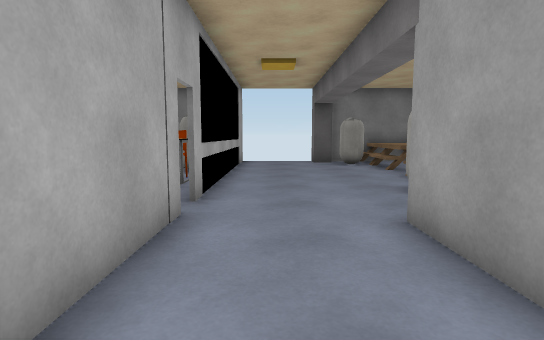
view 1 (above)

14 first-person views from a walk through a 3-D level made in the Unity game engine. The camera is 1.2 m above the floor, tilts 6° down and sees 80° across. The floor is counted in squares, 1 m on a side. Each view is taken from the middle of a square. On the plan, view 1 faces up. The plan holds only what a view shows up to about 14 squares ahead; the rest is blank. The place goes on beyond the plan. The player character is not drawn. Some surface patterns are stand-ins.

view 2
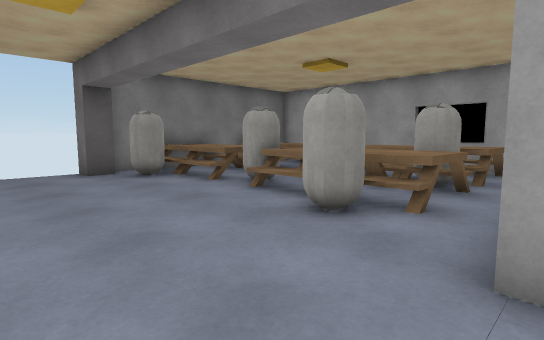

view 3
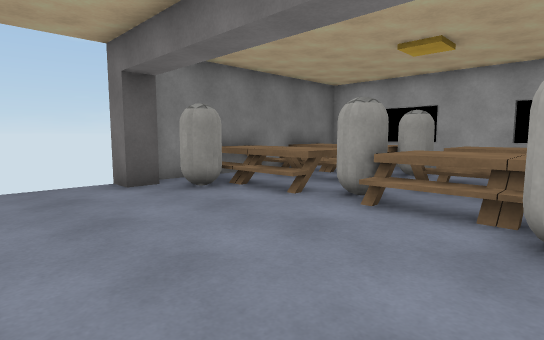

view 4
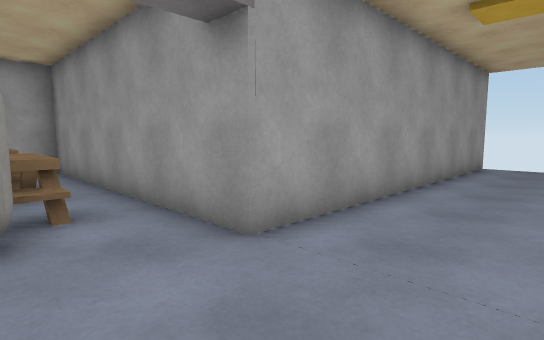

view 5
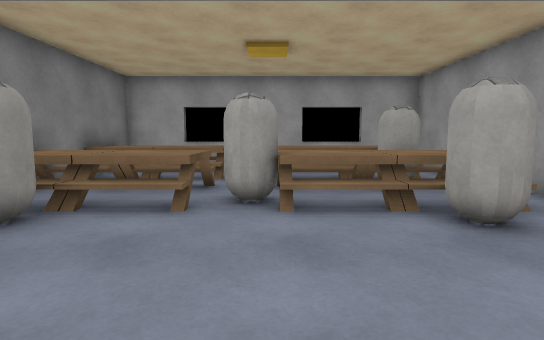

view 6
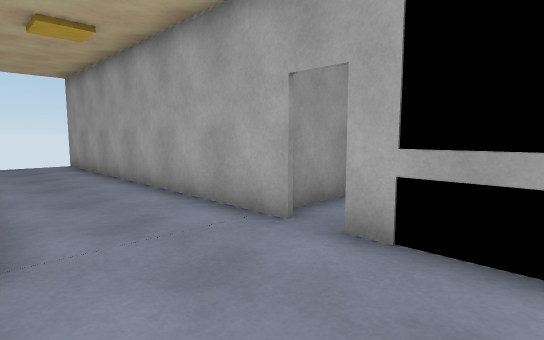

view 7
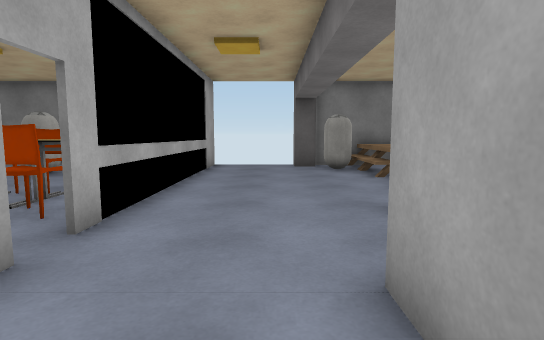

view 8
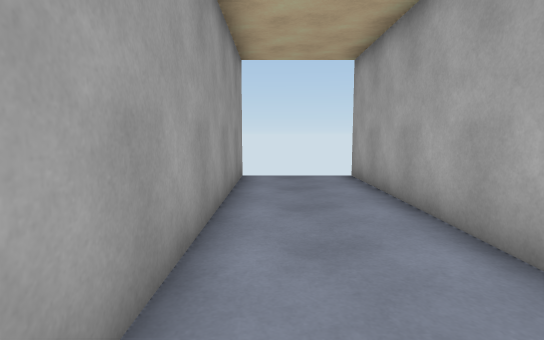

view 9
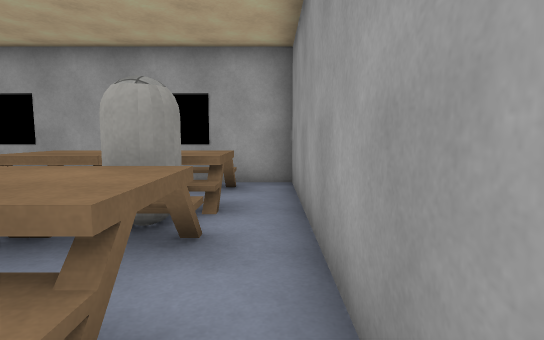

view 10
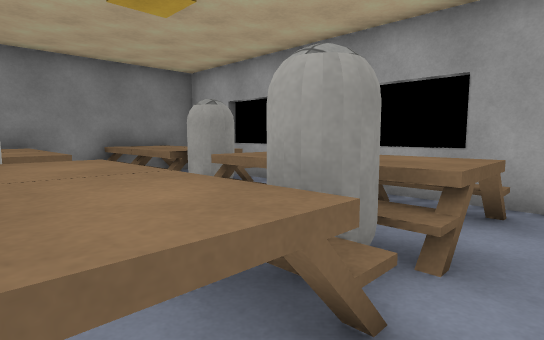

view 11
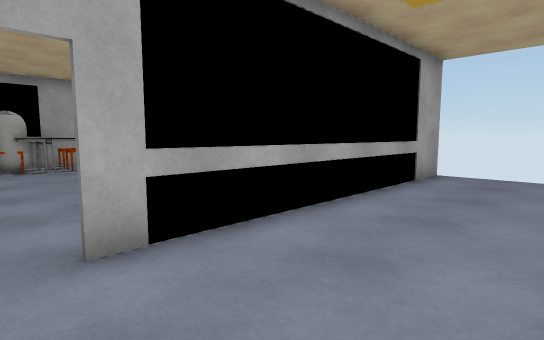

view 12
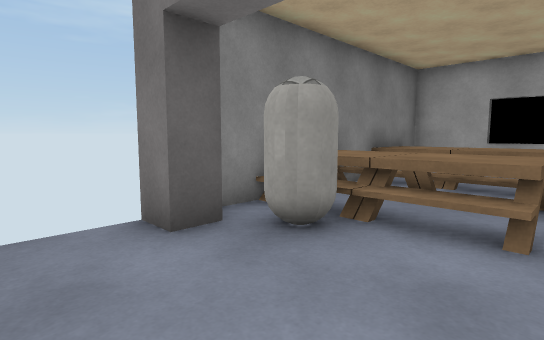

view 13
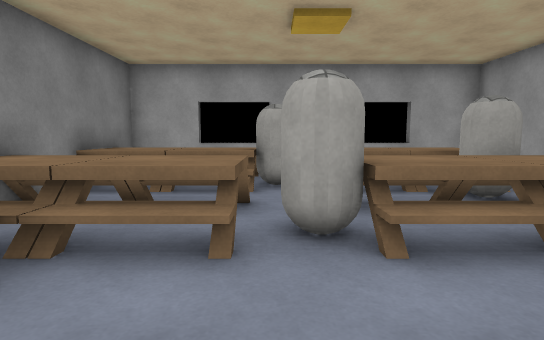

view 14
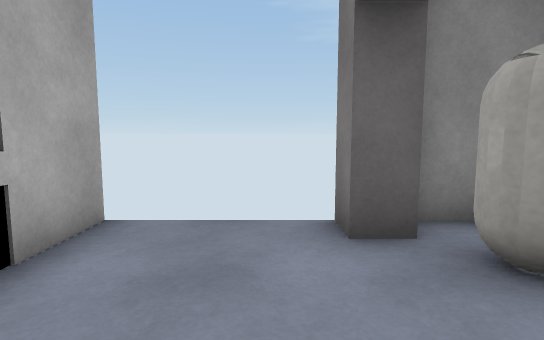

### Floor plan
Key: @ floor where view 1 was taken; # wall or solid block; x gap in a wall; . main floor; : floor 0.75 m higher than the main floor; / step, stairs or slope; = window, fence, low wall or low ledge; C capsule; H chair; O other object.
Columns run from 4 left of view 1 to 12 right of it. Each row starts with its distance up from view 1.
 16   #   ###########
 15   #...##/:://::/#
 14   #....CC:://::/#
 13   O....C/:://::/#
 12  CC...../:://::/#
 11  CC......C...C..#
 10   #...../C=//#=/#
  9 HHH...../:://::/#
  8  HH...../:://::/#
  7  HH....CC::CC::/#
  6  .x...../=#CC#=/#
  5  ...............#
  4 ###...###########
  3   #...#
  2   #...#
  1   #...#
  0   #.@.#
 -1   #...#
 -2   #...#
 -3   #...#
 -4   #...#
 -5   #...#
 -6   #...#
 -7   #   #

Positions as (right, up) in squares from view 1, and headings:
1: (0, 0), facing up
2: (-1, 4), facing up-right
3: (-1, 7), facing up-right
4: (-1, 7), facing down-right
5: (-1, 10), facing right
6: (2, 8), facing down-left
7: (1, 2), facing up
8: (1, 3), facing down
9: (3, 5), facing right
10: (5, 5), facing up-right
11: (2, 5), facing up-left
12: (0, 11), facing up-right
13: (1, 11), facing right
14: (1, 11), facing up
